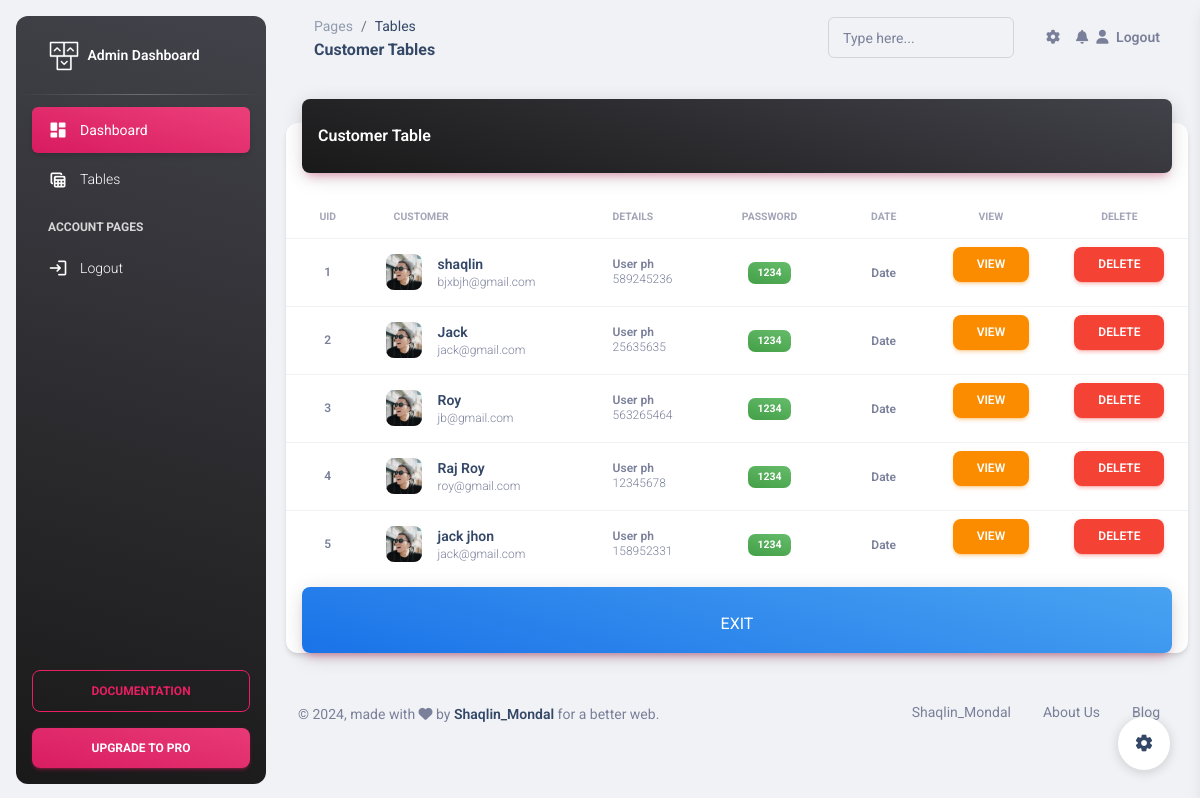
/admin/pages/view_customer_table.php (signed in), run on the app's committed database.
### tables this page shows
CREATE TABLE `customer` (
  `id` int(11) NOT NULL,
  `name` varchar(500) NOT NULL,
  `email` varchar(500) NOT NULL,
  `phone` varchar(500) NOT NULL,
  `pass` varchar(500) NOT NULL
);

### admin/pages/view_customer_table.php (the view, shortened to what this page needs)
<?php include("../inc_files/dbconnect.php"); ?>
<!DOCTYPE html>
<html lang="en">
<head>
  <link href="../assets/css/nucleo-icons.css" rel="stylesheet" />
  <link href="../assets/css/nucleo-svg.css" rel="stylesheet" />
  <link id="pagestyle" href="../assets/css/material-dashboard.css?v=3.1.0" rel="stylesheet" />
</head>
<body class="g-sidenav-show  bg-gray-200">
  <aside class="sidenav navbar navbar-vertical navbar-expand-xs border-0 border-radius-xl my-3 fixed-start ms-3   bg-gradient-dark" id="sidenav-main">
  <?php include("../inc_files/sidebar_header.php"); ?>
    <hr class="horizontal light mt-0 mb-2">
    <div class="collapse navbar-collapse  w-auto " id="sidenav-collapse-main">
      <?php include("../inc_files/side_bar.php"); ?>
    </div>
    <?php include("../inc_files/sidebar_footer.php"); ?>
  </aside>
  <main class="main-content position-relative max-height-vh-100 h-100 border-radius-lg ">
    <nav class="navbar navbar-main navbar-expand-lg px-0 mx-4 shadow-none border-radius-xl" id="navbarBlur" data-scroll="true">
      <div class="container-fluid py-1 px-3">
        <nav aria-label="breadcrumb">
          <ol class="breadcrumb bg-transparent mb-0 pb-0 pt-1 px-0 me-sm-6 me-5">
            <li class="breadcrumb-item text-sm"><a class="opacity-5 text-dark" href="javascript:;">Pages</a></li>
            <li class="breadcrumb-item text-sm text-dark active" aria-current="page">Tables</li>
          </ol>
          <h6 class="font-weight-bolder mb-0">Customer Tables</h6>
        </nav>
        <?php include("../inc_files/navbar.php"); ?>
      </div>
    </nav>
    <div class="container-fluid py-4">
      <div class="row">
        <div class="col-12">
          <div class="card my-4">
            <div class="card-header p-0 position-relative mt-n4 mx-3 z-index-2">
              <div class="bg-gradient-dark shadow-primary border-radius-lg pt-4 pb-3">
                <h6 class="text-white text-capitalize ps-3">Customer table</h6>
              </div>
            </div>
            <div class="card-body px-0 pb-2">
              <div class="table-responsive p-0">
                <table class="table align-items-center mb-0">
                  <thead>
                    <tr>
                      <th class="text-uppercase text-secondary text-center text-xxs font-weight-bolder opacity-7">UID</th>
                      <th class="text-uppercase text-secondary text-xxs font-weight-bolder opacity-7">Customer</th>
                      <th class="text-uppercase text-secondary text-xxs font-weight-bolder opacity-7 ps-2">Details</th>
                      <th class="text-center text-uppercase text-secondary text-xxs font-weight-bolder opacity-7">Password</th>
                      <th class="text-center text-uppercase text-secondary text-xxs font-weight-bolder opacity-7">Date</th>
                      <th class="text-center text-uppercase text-secondary text-xxs font-weight-bolder opacity-7">View</th>
                      <th class="text-center text-uppercase text-secondary text-xxs font-weight-bolder opacity-7">Delete</th>
                    </tr>
                  </thead>
                  <tbody>
                    <tr>
                    <?php
                        $c=1;
                        $selt=" SELECT * FROM customer";
                        $resultp=mysqli_query($con,$selt);
                        while($rsp=$resultp->fetch_assoc()){
                      ?>
                      <td>
                        <p class="text-xs text-center font-weight-bold mb-0"><?php echo $c;?></p>
                      </td>
                      <td>
                        <div class="d-flex px-2 py-1">
                          <div>
                            <img src="../assets/img/team-2.jpg" class="avatar avatar-sm me-3 border-radius-lg" alt="user1">
                          </div>
                          <div class="d-flex flex-column justify-content-center">
                            <h6 class="mb-0 text-sm"><?php echo $rsp['name'];?></h6>
                            <p class="text-xs text-secondary mb-0"><?php echo $rsp['email'];?></p>
                          </div>
                        </div>
                      </td>
                      <td>
                        <p class="text-xs font-weight-bold mb-0">User ph</p>
                        <p class="text-xs text-secondary mb-0"><?php echo $rsp['phone'];?></p>
                      </td>
                      <td class="align-middle text-center text-sm">
                        <span class="badge badge-sm bg-gradient-success"><?php echo $rsp['pass'];?></span>
                      </td>
                      <td class="align-middle text-center">
                        <span class="text-secondary text-xs font-weight-bold">Date</span>
                      </td>
                      <td class="align-middle text-center">
                        <a href="view_customer.php?cid=<?php echo $rsp['id']; ?>" class="text-secondary font-weight-bold text-xs btn btn-warning" data-toggle="tooltip" data-original-title="Edit user">
                        <span style="color:white;">VIEW</span>
                        </a>
                      </td>
                      <td class="align-middle text-center">
                        <a href="delete_customer.php?cid=<?php echo $rsp['id']; ?>" onclick="return confirm('Are you want to delete ?')" class="text-secondary font-weight-bold text-xs btn btn-danger"  data-toggle="tooltip" data-original-title="Edit user">
                        <span style="color:white;">DELETE</span>
                        </a>
                      </td>
                    </tr>
                    <?php
                        $c++;
                        }
                      ?>
                  </tbody>
                </table>
              </div>
            </div>
            <br>
            <div class="card-header p-0 position-relative mt-n4 mx-3 z-index-2" align="center">
              <div class="bg-gradient-info shadow-primary border-radius-lg pt-4 pb-3" >
                  <span style="color:white;">EXIT</span>
              </div>
            </div>
          </div>
        </div>
      </div>
       <?php include("../inc_files/footer.php"); ?>
    </div>
  </main>
  <div class="fixed-plugin">
    <a class="fixed-plugin-button text-dark position-fixed px-3 py-2">
      <i class="material-icons py-2">settings</i>
    </a>
  </div>
</body>
</html>

### data on the page
customer: name "shaqlin", email "bjxbjh@gmail.com", phone "589245236", pass "1234"
customer: name "Jack", email "jack@gmail.com", phone "25635635", pass "1234"
customer: name "Roy", email "jb@gmail.com", phone "563265464", pass "1234"
customer: name "Raj Roy", email "roy@gmail.com", phone "12345678", pass "1234"
customer: name "jack jhon", email "jack@gmail.com", phone "158952331", pass "1234"
